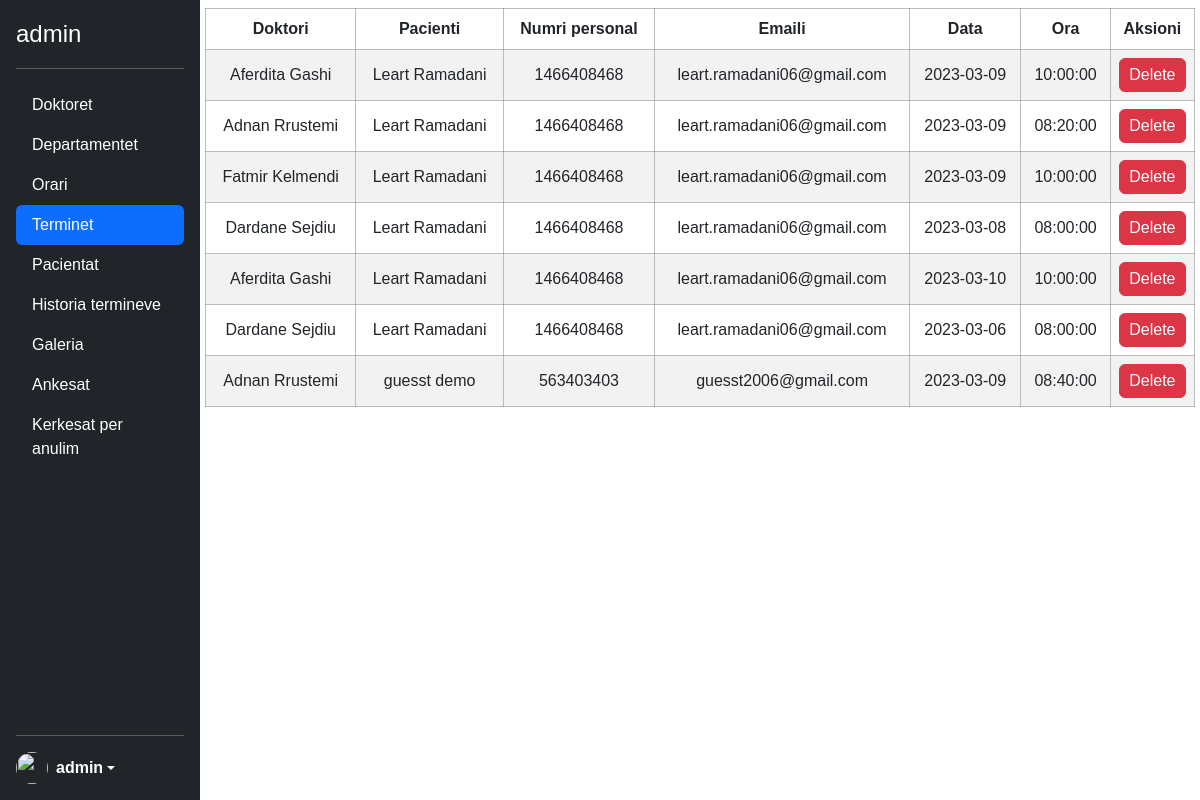
Before: /admin/terminet.php (signed in) with the older database file.
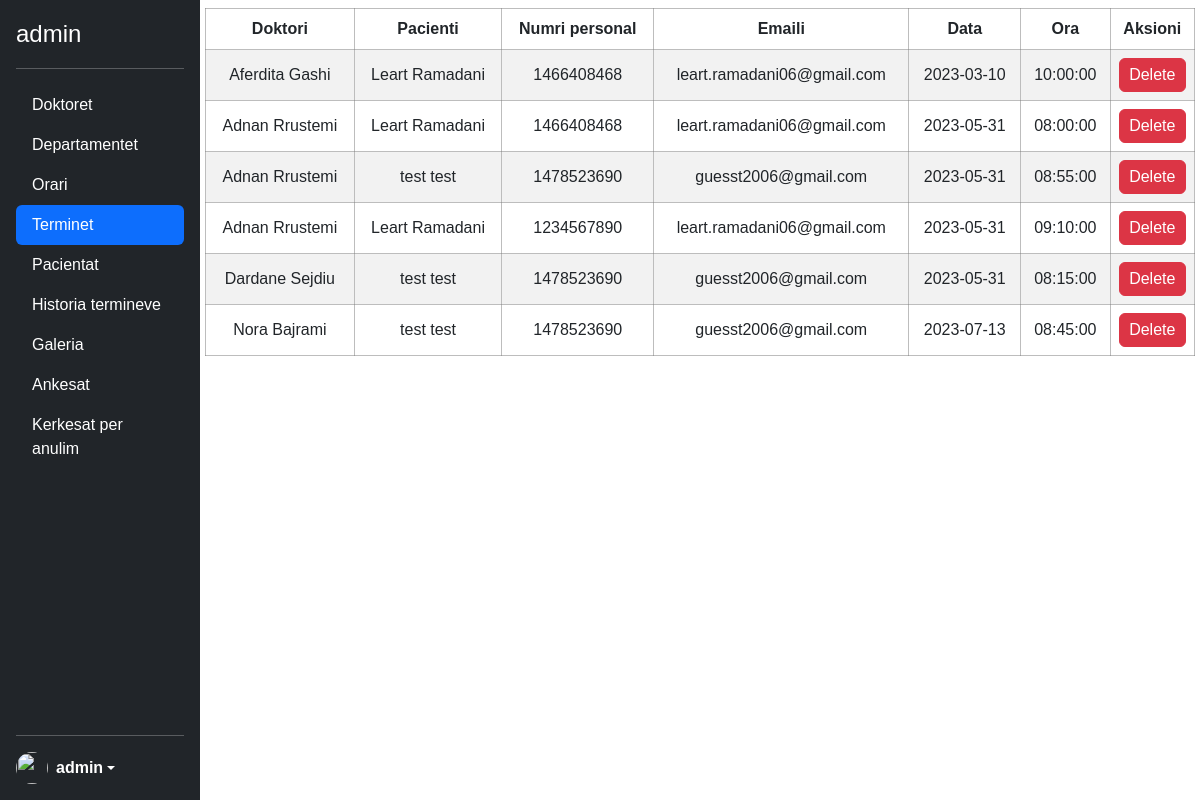
After: the same page with the newer database file.
### tables this page shows
CREATE TABLE `terminet` (
  `id` int(11) NOT NULL,
  `doktori` varchar(100) NOT NULL,
  `emri_pacientit` varchar(100) NOT NULL,
  `mbiemri_pacientit` varchar(100) NOT NULL,
  `numri_personal` int(10) NOT NULL,
  `email_pacientit` varchar(100) NOT NULL,
  `data` date NOT NULL,
  `ora` time NOT NULL
);

### admin/terminet.php (the view, shortened to what this page needs)
<?php
include('../config.php');
?>
<?php include('header.php') ?>
</head>
<body>
    <div class="sideBlock">
        <button type="button" class="ham" id="ham_menu"><i class="fa-solid fa-bars"></i></button>
    </div>
    <div class="d-flex flex-column flex-shrink-0 p-3 text-white bg-dark sidebar">
        <p class="d-flex align-items-center mb-3 mb-md-0 me-md-auto text-white ">
            <span class="fs-4"><?php echo $_SESSION['admin'] ?></span>
        </p>
        <hr>
        <ul class="nav nav-pills flex-column mb-auto">
            <li class="nav-item"><a href="doktoret.php" class="nav-link text-white">Doktoret</a></li>
            <li><a href="departamentet.php" class="nav-link text-white">Departamentet</a></li>
            <li><a href="orari.php" class="nav-link text-white">Orari</a></li>
            <li><a href="terminet.php" class="nav-link text-white active" aria-current="page">Terminet</a></li>
            <li><a href="pacientat.php" class="nav-link text-white">Pacientat</a></li>
            <li><a href="historiaTerminit.php" class="nav-link text-white">Historia termineve</a></li>
            <li class="nav-item"><a href="galeria.php" class="nav-link text-white">Galeria</a></li>
            <li><a href="ankesat.php" class="nav-link text-white">Ankesat</a></li>
            <li><a href="kerkesatAnulimit.php" class="nav-link text-white">Kerkesat per anulim</a></li>
        </ul>
        <hr>
        <div class="dropdown">
            <a href="#" class="d-flex align-items-center text-white text-decoration-none dropdown-toggle" id="dropdownUser1" data-bs-toggle="dropdown" aria-expanded="false">
                <img src="https://w7.pngwing.com/pngs/200/420/png-transparent-user-profile-computer-icons-overview-rectangle-black-data-thumbnail.png" alt="" width="32" height="32" class="rounded-circle me-2">
                <strong><?php echo $_SESSION['admin'] ?></strong>
            </a>
        </div>
    </div>
    <?php
    $sql = "SELECT * FROM terminet";
    $stm = $con->prepare($sql);
    $stm->execute();
    $data = $stm->fetchAll();
    if (!$data) {
        $empty = 'empty';
    } else {
        $empty = '';
    }
    ?>
    <?php if ($empty == '') : ?>
        <main class="main mainRes">
            <table class="table table-striped text-center mt-2 table_patient">
                <thead>
                    <tr>
                        <th scope="col">Doktori</th>
                        <th scope="col">Pacienti</th>
                        <th scope="col">Numri personal</th>
                        <th scope="col">Emaili</th>
                        <th scope="col">Data</th>
                        <th scope="col">Ora</th>
                        <th scope="col">Aksioni</th>
                    </tr>
                </thead>
                <tbody>
                    <?php foreach ($data as $data) : ?>
                        <tr>
                            <td><?= $data['doktori'] ?></td>
                            <td><?= $data['emri_pacientit'] . ' ' . $data['mbiemri_pacientit'] ?></td>
                            <td><?= $data['numri_personal'] ?></td>
                            <td><?= $data['email_pacientit'] ?></td>
                            <td><?= $data['data'] ?></td>
                            <td><?= $data['ora'] ?> </td>
                            <td class="text-center">
                                <a class="text-decoration-none text-white" href="deleteTerminin.php?id=<?= $data['id'] ?>">
                                    <button class="btn btn-danger w-100 p-1 text-white rez">Delete</button>
                                </a>
                            </td>
                        </tr>
                    <?php endforeach; ?>
                </tbody>
            </table>
        <?php endif; ?>
        </main>
</body>
</html>

Changed rows visible on the page:
removed terminet: doktori "Aferdita Gashi", emri_pacientit "Leart", mbiemri_pacientit "Ramadani", numri_personal "1466408468", email_pacientit "leart.ramadani06@gmail.com", data "2023-03-09", ora "10:00:00"
removed terminet: doktori "Adnan Rrustemi", emri_pacientit "Leart", mbiemri_pacientit "Ramadani", numri_personal "1466408468", email_pacientit "leart.ramadani06@gmail.com", data "2023-03-09", ora "08:20:00"
removed terminet: doktori "Fatmir Kelmendi", emri_pacientit "Leart", mbiemri_pacientit "Ramadani", numri_personal "1466408468", email_pacientit "leart.ramadani06@gmail.com", data "2023-03-09", ora "10:00:00"
removed terminet: doktori "Dardane Sejdiu", emri_pacientit "Leart", mbiemri_pacientit "Ramadani", numri_personal "1466408468", email_pacientit "leart.ramadani06@gmail.com", data "2023-03-08", ora "08:00:00"
removed terminet: doktori "Dardane Sejdiu", emri_pacientit "Leart", mbiemri_pacientit "Ramadani", numri_personal "1466408468", email_pacientit "leart.ramadani06@gmail.com", data "2023-03-06", ora "08:00:00"
removed terminet: doktori "Adnan Rrustemi", emri_pacientit "guesst", mbiemri_pacientit "demo", numri_personal "563403403", email_pacientit "guesst2006@gmail.com", data "2023-03-09", ora "08:40:00"
added terminet: doktori "Adnan Rrustemi", emri_pacientit "Leart", mbiemri_pacientit "Ramadani", numri_personal "1466408468", email_pacientit "leart.ramadani06@gmail.com", data "2023-05-31", ora "08:00:00"
added terminet: doktori "Adnan Rrustemi", emri_pacientit "test", mbiemri_pacientit "test", numri_personal "1478523690", email_pacientit "guesst2006@gmail.com", data "2023-05-31", ora "08:55:00"
added terminet: doktori "Adnan Rrustemi", emri_pacientit "Leart", mbiemri_pacientit "Ramadani", numri_personal "1234567890", email_pacientit "leart.ramadani06@gmail.com", data "2023-05-31", ora "09:10:00"
added terminet: doktori "Dardane Sejdiu", emri_pacientit "test", mbiemri_pacientit "test", numri_personal "1478523690", email_pacientit "guesst2006@gmail.com", data "2023-05-31", ora "08:15:00"
added terminet: doktori "Nora Bajrami", emri_pacientit "test", mbiemri_pacientit "test", numri_personal "1478523690", email_pacientit "guesst2006@gmail.com", data "2023-07-13", ora "08:45:00"
